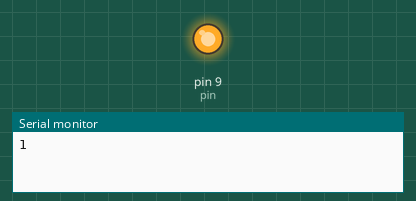
Bench run of a sketch on a simulated Arduino Uno, built with avr-gcc and run on an emulated ATmega328P. Shown: output pins drawn as LEDs (lit = HIGH), the last lines printed to the serial monitor.

Above: at 1.0 s.
At 3.0 s:
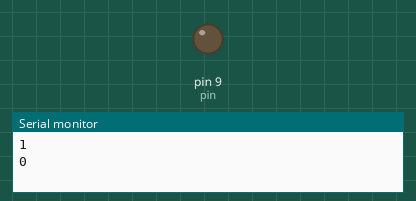
Timing chart, 0 to 5.2 s (numbered marks = the images above):
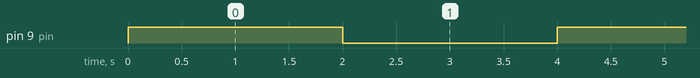

The sketch:

1_TIP122_Fan_Control.ino
```cpp
const int pin = 9;
bool state;

void setup()
{
  Serial.begin(9600);
  pinMode(pin,OUTPUT);
  state = false;
}

void loop()
{
  state = !state;
  digitalWrite(pin, state);
  Serial.println(state);
  delay(2000);
}
```

Measured:
- by itself, pin 9 (pin): alternates HIGH for 2.0 s and LOW for 2.0 s
